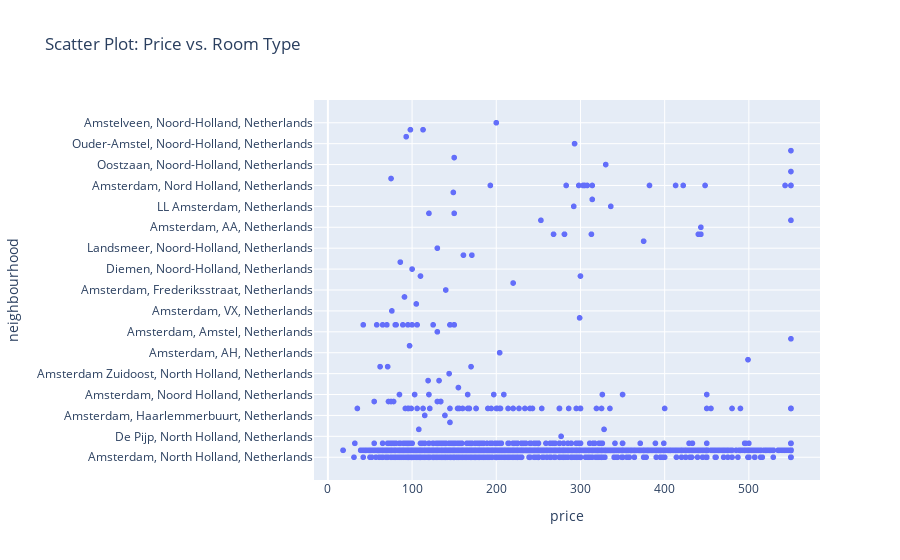

This figure's notebook cell:
### Code cell
# Making a scatter plot
fig = px.scatter(airbnb, x='price', y='neighbourhood', title='Scatter Plot: Price vs. Room Type')
fig.show()

### Figure 1 — Plotly figure (JSON) as saved in the notebook; plotly's stock layout.template omitted (floating-point values rounded to 4 significant figures; data arrays with more than 128 entries replaced by an {"elided": "..."} marker saying what was removed)
{"data": [{"hovertemplate": "price=%{x}<br>neighbourhood=%{y}<extra></extra>", "legendgroup": "", "marker": {"color": "#636efa", "symbol": "circle"}, "mode": "markers", "name": "", "showlegend": false, "type": "scattergl", "x": {"elided": "8386 int values"}, "xaxis": "x", "y": {"elided": "8386 str values"}, "yaxis": "y"}], "layout": {"legend": {"tracegroupgap": 0}, "title": {"text": "Scatter Plot: Price vs. Room Type"}, "xaxis": {"anchor": "y", "domain": [0, 1], "title": {"text": "price"}}, "yaxis": {"anchor": "x", "domain": [0, 1], "title": {"text": "neighbourhood"}}}}
